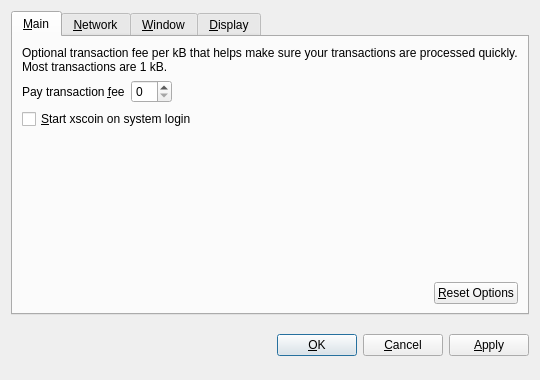
<?xml version="1.0" encoding="UTF-8"?>
<ui version="4.0">
 <class>OptionsDialog</class>
 <widget class="QDialog" name="OptionsDialog">
  <property name="geometry">
   <rect>
    <x>0</x>
    <y>0</y>
    <width>540</width>
    <height>380</height>
   </rect>
  </property>
  <property name="windowTitle">
   <string>Options</string>
  </property>
  <property name="modal">
   <bool>true</bool>
  </property>
  <layout class="QVBoxLayout" name="verticalLayout">
   <item>
    <widget class="QTabWidget" name="tabWidget">
     <property name="tabPosition">
      <enum>QTabWidget::North</enum>
     </property>
     <property name="currentIndex">
      <number>0</number>
     </property>
     <widget class="QWidget" name="tabMain">
      <attribute name="title">
       <string>&amp;Main</string>
      </attribute>
      <layout class="QVBoxLayout" name="verticalLayout_Main">
       <item>
        <widget class="QLabel" name="transactionFeeInfoLabel">
         <property name="text">
          <string>Optional transaction fee per kB that helps make sure your transactions are processed quickly. Most transactions are 1 kB.</string>
         </property>
         <property name="textFormat">
          <enum>Qt::PlainText</enum>
         </property>
         <property name="wordWrap">
          <bool>true</bool>
         </property>
        </widget>
       </item>
       <item>
        <layout class="QHBoxLayout" name="horizontalLayout_1_Main">
         <item>
          <widget class="QLabel" name="transactionFeeLabel">
           <property name="text">
            <string>Pay transaction &amp;fee</string>
           </property>
           <property name="textFormat">
            <enum>Qt::PlainText</enum>
           </property>
           <property name="buddy">
            <cstring>transactionFee</cstring>
           </property>
          </widget>
         </item>
         <item>
          <widget class="BitcoinAmountField" name="transactionFee"/>
         </item>
         <item>
          <spacer name="horizontalSpacer_1_Main">
           <property name="orientation">
            <enum>Qt::Horizontal</enum>
           </property>
           <property name="sizeHint" stdset="0">
            <size>
             <width>40</width>
             <height>20</height>
            </size>
           </property>
          </spacer>
         </item>
        </layout>
       </item>
       <item>
        <widget class="QCheckBox" name="bitcoinAtStartup">
         <property name="toolTip">
          <string>Automatically start xscoin after logging in to the system.</string>
         </property>
         <property name="text">
          <string>&amp;Start xscoin on system login</string>
         </property>
        </widget>
       </item>
       <item>
        <spacer name="verticalSpacer_Main">
         <property name="orientation">
          <enum>Qt::Vertical</enum>
         </property>
         <property name="sizeHint" stdset="0">
          <size>
           <width>20</width>
           <height>40</height>
          </size>
         </property>
        </spacer>
       </item>
       <item>
        <layout class="QHBoxLayout" name="horizontalLayout_2_Main">
         <item>
          <spacer name="horizontalSpacer_2_Main">
           <property name="orientation">
            <enum>Qt::Horizontal</enum>
           </property>
           <property name="sizeHint" stdset="0">
            <size>
             <width>40</width>
             <height>20</height>
            </size>
           </property>
          </spacer>
         </item>
         <item>
          <widget class="QPushButton" name="resetButton">
           <property name="toolTip">
            <string>Reset all client options to default.</string>
           </property>
           <property name="text">
            <string>&amp;Reset Options</string>
           </property>
           <property name="autoDefault">
            <bool>false</bool>
           </property>
          </widget>
         </item>
        </layout>
       </item>
      </layout>
     </widget>
     <widget class="QWidget" name="tabNetwork">
      <attribute name="title">
       <string>&amp;Network</string>
      </attribute>
      <layout class="QVBoxLayout" name="verticalLayout_Network">
       <item>
        <widget class="QCheckBox" name="mapPortUpnp">
         <property name="toolTip">
          <string>Automatically open the xscoin client port on the router. This only works when your router supports UPnP and it is enabled.</string>
         </property>
         <property name="text">
          <string>Map port using &amp;UPnP</string>
         </property>
        </widget>
       </item>
       <item>
        <widget class="QCheckBox" name="connectSocks">
         <property name="toolTip">
          <string>Connect to the xscoin network through a SOCKS proxy (e.g. when connecting through Tor).</string>
         </property>
         <property name="text">
          <string>&amp;Connect through SOCKS proxy:</string>
         </property>
        </widget>
       </item>
       <item>
        <layout class="QHBoxLayout" name="horizontalLayout_Network">
         <item>
          <widget class="QLabel" name="proxyIpLabel">
           <property name="text">
            <string>Proxy &amp;IP:</string>
           </property>
           <property name="textFormat">
            <enum>Qt::PlainText</enum>
           </property>
           <property name="buddy">
            <cstring>proxyIp</cstring>
           </property>
          </widget>
         </item>
         <item>
          <widget class="QValidatedLineEdit" name="proxyIp">
           <property name="maximumSize">
            <size>
             <width>140</width>
             <height>16777215</height>
            </size>
           </property>
           <property name="toolTip">
            <string>IP address of the proxy (e.g. 127.0.0.1)</string>
           </property>
          </widget>
         </item>
         <item>
          <widget class="QLabel" name="proxyPortLabel">
           <property name="text">
            <string>&amp;Port:</string>
           </property>
           <property name="textFormat">
            <enum>Qt::PlainText</enum>
           </property>
           <property name="buddy">
            <cstring>proxyPort</cstring>
           </property>
          </widget>
         </item>
         <item>
          <widget class="QLineEdit" name="proxyPort">
           <property name="maximumSize">
            <size>
             <width>55</width>
             <height>16777215</height>
            </size>
           </property>
           <property name="toolTip">
            <string>Port of the proxy (e.g. 9050)</string>
           </property>
          </widget>
         </item>
         <item>
          <widget class="QLabel" name="socksVersionLabel">
           <property name="text">
            <string>SOCKS &amp;Version:</string>
           </property>
           <property name="textFormat">
            <enum>Qt::PlainText</enum>
           </property>
           <property name="buddy">
            <cstring>socksVersion</cstring>
           </property>
          </widget>
         </item>
         <item>
          <widget class="QValueComboBox" name="socksVersion">
           <property name="toolTip">
            <string>SOCKS version of the proxy (e.g. 5)</string>
           </property>
          </widget>
         </item>
         <item>
          <spacer name="horizontalSpacer_Network">
           <property name="orientation">
            <enum>Qt::Horizontal</enum>
           </property>
           <property name="sizeHint" stdset="0">
            <size>
             <width>40</width>
             <height>20</height>
            </size>
           </property>
          </spacer>
         </item>
        </layout>
       </item>
       <item>
        <spacer name="verticalSpacer_Network">
         <property name="orientation">
          <enum>Qt::Vertical</enum>
         </property>
         <property name="sizeHint" stdset="0">
          <size>
           <width>20</width>
           <height>40</height>
          </size>
         </property>
        </spacer>
       </item>
      </layout>
     </widget>
     <widget class="QWidget" name="tabWindow">
      <attribute name="title">
       <string>&amp;Window</string>
      </attribute>
      <layout class="QVBoxLayout" name="verticalLayout_Window">
       <item>
        <widget class="QCheckBox" name="minimizeToTray">
         <property name="toolTip">
          <string>Show only a tray icon after minimizing the window.</string>
         </property>
         <property name="text">
          <string>&amp;Minimize to the tray instead of the taskbar</string>
         </property>
        </widget>
       </item>
       <item>
        <widget class="QCheckBox" name="minimizeOnClose">
         <property name="toolTip">
          <string>Minimize instead of exit the application when the window is closed. When this option is enabled, the application will be closed only after selecting Quit in the menu.</string>
         </property>
         <property name="text">
          <string>M&amp;inimize on close</string>
         </property>
        </widget>
       </item>
       <item>
        <spacer name="verticalSpacer_Window">
         <property name="orientation">
          <enum>Qt::Vertical</enum>
         </property>
         <property name="sizeHint" stdset="0">
          <size>
           <width>20</width>
           <height>40</height>
          </size>
         </property>
        </spacer>
       </item>
      </layout>
     </widget>
     <widget class="QWidget" name="tabDisplay">
      <attribute name="title">
       <string>&amp;Display</string>
      </attribute>
      <layout class="QVBoxLayout" name="verticalLayout_Display">
       <item>
        <layout class="QHBoxLayout" name="horizontalLayout_1_Display">
         <item>
          <widget class="QLabel" name="langLabel">
           <property name="text">
            <string>User Interface &amp;language:</string>
           </property>
           <property name="textFormat">
            <enum>Qt::PlainText</enum>
           </property>
           <property name="buddy">
            <cstring>lang</cstring>
           </property>
          </widget>
         </item>
         <item>
          <widget class="QValueComboBox" name="lang">
           <property name="toolTip">
            <string>The user interface language can be set here. This setting will take effect after restarting xscoin.</string>
           </property>
          </widget>
         </item>
        </layout>
       </item>
       <item>
        <layout class="QHBoxLayout" name="horizontalLayout_2_Display">
         <item>
          <widget class="QLabel" name="unitLabel">
           <property name="text">
            <string>&amp;Unit to show amounts in:</string>
           </property>
           <property name="textFormat">
            <enum>Qt::PlainText</enum>
           </property>
           <property name="buddy">
            <cstring>unit</cstring>
           </property>
          </widget>
         </item>
         <item>
          <widget class="QValueComboBox" name="unit">
           <property name="toolTip">
            <string>Choose the default subdivision unit to show in the interface and when sending coins.</string>
           </property>
          </widget>
         </item>
        </layout>
       </item>
       <item>
        <widget class="QCheckBox" name="displayAddresses">
         <property name="toolTip">
          <string>Whether to show xscoin addresses in the transaction list or not.</string>
         </property>
         <property name="text">
          <string>&amp;Display addresses in transaction list</string>
         </property>
        </widget>
       </item>
       <item>
        <spacer name="verticalSpacer_Display">
         <property name="orientation">
          <enum>Qt::Vertical</enum>
         </property>
         <property name="sizeHint" stdset="0">
          <size>
           <width>20</width>
           <height>40</height>
          </size>
         </property>
        </spacer>
       </item>
      </layout>
     </widget>
    </widget>
   </item>
   <item>
    <layout class="QHBoxLayout" name="horizontalLayout_Buttons">
     <item>
      <spacer name="horizontalSpacer_1">
       <property name="orientation">
        <enum>Qt::Horizontal</enum>
       </property>
       <property name="sizeHint" stdset="0">
        <size>
         <width>40</width>
         <height>48</height>
        </size>
       </property>
      </spacer>
     </item>
     <item>
      <widget class="QLabel" name="statusLabel">
       <property name="font">
        <font>
         <weight>75</weight>
         <bold>true</bold>
        </font>
       </property>
       <property name="text">
        <string/>
       </property>
       <property name="textFormat">
        <enum>Qt::PlainText</enum>
       </property>
       <property name="wordWrap">
        <bool>true</bool>
       </property>
      </widget>
     </item>
     <item>
      <spacer name="horizontalSpacer_2">
       <property name="orientation">
        <enum>Qt::Horizontal</enum>
       </property>
       <property name="sizeHint" stdset="0">
        <size>
         <width>40</width>
         <height>48</height>
        </size>
       </property>
      </spacer>
     </item>
     <item>
      <widget class="QPushButton" name="okButton">
       <property name="text">
        <string>&amp;OK</string>
       </property>
      </widget>
     </item>
     <item>
      <widget class="QPushButton" name="cancelButton">
       <property name="text">
        <string>&amp;Cancel</string>
       </property>
       <property name="autoDefault">
        <bool>false</bool>
       </property>
      </widget>
     </item>
     <item>
      <widget class="QPushButton" name="applyButton">
       <property name="text">
        <string>&amp;Apply</string>
       </property>
       <property name="autoDefault">
        <bool>false</bool>
       </property>
      </widget>
     </item>
    </layout>
   </item>
  </layout>
 </widget>
 <customwidgets>
  <customwidget>
   <class>BitcoinAmountField</class>
   <extends>QSpinBox</extends>
   <header>bitcoinamountfield.h</header>
  </customwidget>
  <customwidget>
   <class>QValueComboBox</class>
   <extends>QComboBox</extends>
   <header>qvaluecombobox.h</header>
  </customwidget>
  <customwidget>
   <class>QValidatedLineEdit</class>
   <extends>QLineEdit</extends>
   <header>qvalidatedlineedit.h</header>
  </customwidget>
 </customwidgets>
 <resources/>
 <connections/>
</ui>
